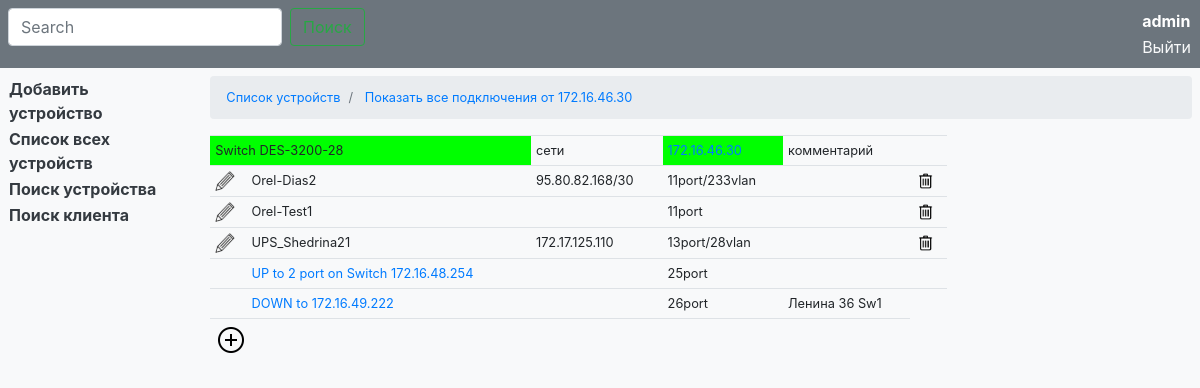
/connection/3/ (signed in), run on the app's committed database.
### models_device/models.py (models this page shows, shortened)
class Device(models.Model):
    model = models.ForeignKey(ModelDevices, null=True, on_delete=models.SET_NULL, help_text='модель устройства', verbose_name='Модель')
    ip = models.GenericIPAddressField(unique=True, help_text='IP нового устройства', verbose_name='IP устройства')
    incoming_port = models.CharField(max_length=10, help_text='приходящий порт', default=1, verbose_name='Приходящий порт')
    up_connect_ip = models.GenericIPAddressField(validators=[validate_up_connect_ip], help_text='IP устройства от которого подключено', verbose_name='IP вышестоящего')
    up_connect_port = models.CharField(max_length=10, help_text='порт подключения на вышестоящем устройстве', default=1, verbose_name='Порт вышестоящего')
    city = models.ForeignKey(Cities, on_delete=models.PROTECT, help_text='город подключения', verbose_name='Город')
    comment = models.TextField(blank=True, verbose_name='Комментарий', help_text='комментарий')
    update = models.DateTimeField(auto_now=True)
    class Meta:
        verbose_name = 'Установленное оборудование'
        verbose_name_plural = 'Установленное оборудование'

class ModelDevices(models.Model):
    type = models.CharField(max_length=30, verbose_name='Тип устройства')
    model = models.CharField(max_length=30, help_text='модель устройства', verbose_name='Модель')
    ports = models.PositiveSmallIntegerField(help_text='количество портов', verbose_name='Портов')
    template = models.CharField(max_length=50,help_text='имя файла с шаблоном', verbose_name='Шаблон')
    comment = models.TextField(blank=True, verbose_name='Комментарий', help_text='комментарий')
    class Meta:
        verbose_name = 'Тип и модель оборудования'
        verbose_name_plural = 'Типы и модели оборудования'
        ordering = ['model']

### connection_on_device/models.py (models this page shows, shortened)
class ConnectionOnDevice(models.Model):
    id_dev = models.ForeignKey(Device, on_delete=models.CASCADE,
        help_text='ID оборудования, к которому подключен клиент/устройство')
    port = models.CharField(max_length=10, help_text='Порт подключения')
    connected = models.CharField(max_length=40, help_text='Что подключено к порту')
    vlan = models.CharField(max_length=5, default='Null', help_text='vlan клиента, если есть')
    ip_client = models.TextField(blank=True, verbose_name='IP клиента', help_text='IP/сети выделенные клиенту через ";"')
    comment = models.TextField(blank=True, help_text='Комментарий')
    date = models.DateTimeField(auto_now_add=True, help_text='Дата добавления')
    update = models.DateTimeField(auto_now=True, help_text='Дата изменения')
    class Meta:
    	verbose_name = "Подключенное оборудование/клиенты"
    	verbose_name_plural = "Подключенное оборудование/клиенты"

### connection_on_device/views.py (the view)
# urls.py: path('<int:id_dev>/', views.on_device, name='connections_on_dev'),
def on_device(request, id_dev):
    connections, dev = on_device_get(request, id_dev)
    return render(request, "connection.html", {
        "connections":connections,
        "dev":dev,
        "color":COLORS[dev.model.type],
        })

### connection_on_device/templates/connection.html (shortened to what this page needs)
{% extends "base.html" %}
{% load static %}
{% block head %}
		<nav aria-label="breadcrumb">
		  <ol class="breadcrumb">
		  	<li class="breadcrumb-item"><a href="{% url 'device' %}">Список устройств</a></li>
		    <li class="breadcrumb-item">
		    	<a href="{% url 'all_connection' dev.pk %}" data-toggle="tooltip" data-placement="right" title="Показать все подключения от этого узла">
			    	Показать все подключения от {{ dev.ip }}
				</a>
			</li>
		  </ol>
		</nav>
{% endblock %}
{% block main %}
		<table class="table table-sm p-0 table-hover w-75">
			<tr>
				<td bgcolor="{{ color }}" colspan="2">
					{{ dev.model.type }}&nbsp;{{ dev.model.model }}
				</td>
				<td>
					сети&nbsp;
				</td>
				<td bgcolor="{{ color }}">
					<a href="{% url 'path_to_dev' dev.pk %}" data-toggle="tooltip" data-placement="right" title="Показать путь до данного узла">{{ dev.ip }}</a> {{ dev.comment }}
				</td>
				<td colspan="2">
					комментарий
				</td>
			</tr>
			{% for connection in connections %}
			<tr>
				<td>
					{% if perms.connection_on_device.change_connectionondevice %}
						{% if 'UP to' in connection.connected.0 or 'DOWN to' in connection.connected.0 %}
						{%else%}
							{% if 'UP to' in connection.connected %}
							{%else%}
		          			<a class="alert-link text-dark"
		          			href="{% url 'edit_connection' dev.pk connection.pk %}" data-toggle="tooltip" data-placement="left" title="Редактировать подключение">
								<img src="{% static "img/edit.png" %}" width="20" height="20">
							</a>
							{% endif %}
						{% endif %}
					{% endif %}
				</td>
				<td>
					{% if 'UP to' in connection.connected.0 or 'DOWN to' in connection.connected.0 %}
						<a href="{% url 'connections_on_dev' connection.connected.1.pk %}" data-toggle="tooltip" data-placement="top"
						title="Показать подключения на данном устройстве">{{ connection.connected.0 }}</a>
					{% else %}
						{{ connection.connected }}
					{% endif %}
				</td>
				<td>
					{{ connection.ip_client }}
				</td>
				<td>
					{% include 'port_block.html' %}
				</td>
				<td>
					{% include "comment_block.html" %}
				</td>
				<td>
					{% if perms.connection_on_device.delete_connectionondevice %}
						{% if 'UP to' in connection.connected.0 or 'DOWN to' in connection.connected.0 %}
							{%else%}
							<a href="" data-toggle="modal" data-target="#deleteModal{{ connection.pk }}" >
								<img src="{% static "img/delete.png" %}" width="20" height="20"title="Удалить подключение">
							</a>
						{% endif %}
					{% endif %}
				</td>
			</tr>
			{% endfor %}
			<tr>
				<td colspan="5">
					{% if perms.connection_on_device.add_connectionondevice %}
					<a class="alert-link text-dark" href="{% url 'add_connection' dev.pk %}" data-toggle="tooltip" data-placement="top" title="добавить подключение">
						<img src="{% static "img/add.png" %}" width="32" height="32">
					</a>
					{% endif %}
				</td>
			</tr>
		</table>
{% endblock %}

### templates/base.html (shortened to what this page needs)
{% load static %}
<!DOCTYPE html>
<html lang="en">
  <head>
    <link rel="stylesheet"  type="text/css" href="{% static "css/bootstrap.min.css" %}">
    <link rel="stylesheet"  type="text/css" href="{% static "css/intranet.css" %}">
  </head>
  <body class="bg-light">
    <header>
      <div class="container bg-secondary mw-100 p-2">
        <div class="row">
          <div class="col">
            <form class="form-inline mt-2 mt-md-0" action="{% url 'dev_list' %}">
              <input class="form-control mr-sm-2" type="text" placeholder="Search" aria-label="Search" name="search">
              <button class="btn btn-outline-success my-2 my-sm-0" type="submit">Поиск</button>
            </form>
          </div>
          <div class="col" align="right">
             {% if user.is_authenticated %}
              <table>
                <tr><td class="text-white"><b>{{ user }}</b></td></tr>
                <tr><td><a class="text-light" href="{% url 'logout' %}">Выйти</a></td></tr>
              </table>
             {% else %}
              <a class="text-light" href="{% url 'login' %}">Войти</a>
             {% endif %}
          </div>
        </div>
      </div>
    </header>
    <main role="main">
      <div class="container mw-100 p-2">
        <div class="row">
          <div class="col">
            <table>
              {% if perms.models_device.add_device %}
              <tr>
                <td>
                  {% if region %}
                      {% if city %}
                        <a class="alert-link text-dark" href="{% url 'device_add_city' region city %}">Добавить устройство</a>
                      {% else %}
                        <a class="alert-link text-dark" href="{% url 'device_add_reg' region %}">Добавить устройство</a>
                      {% endif %}
                  {% else %}
                      <a class="alert-link text-dark" href="{% url 'device_add' %}">Добавить устройство</a>
                  {% endif %}
                </td>
              </tr>
              {% endif %}
              <tr>
                <td>
                  <a class="alert-link text-dark" href="{% url 'device' %}">Список всех устройств</a>
                </td>
              </tr>
              <tr>
                <td>
                  <a class="alert-link text-dark" href="#">Поиск устройства</a>
                </td>
              </tr>
              <tr>
                <td>
                  <a class="alert-link text-dark" href="#">Поиск клиента</a>
                </td>
              </tr>
            </table>
          </div>
          <div class="col-10">
                <div class="row">
                  <div class="col">
                    <small>
                    {% block head %}
                    {% endblock %}
                    </small>
                  </div>
                </div>
                <div class="row">
                  <div class="col">
                    <small>
                    {% block main %}
                    {% endblock %}
                    </small>
                  </div>
                </div>
          </div>
        </div>
      </div>
    </main>
  </body>
</html>

### connection_on_device/templates/port_block.html
					{% if 'RWR' in dev.model.type %}
						{{ connection.port }} {{ connection.vlan }}
					{% else %}
						{{ connection.port }}port{{ connection.vlan }}
					{% endif %}

### connection_on_device/templates/comment_block.html
					{% if connection.comment|length > 35 %}
						<div id="block_comment">
							{{ connection.comment }}
						</div>
					{% else %}
						{{ connection.comment }}
					{% endif %}

### data on the page
Device: ip "172.16.46.30", model.type "Switch", model.model "DES-3200-28"
ConnectionOnDevice: connected "Orel-Dias2", ip_client "95.80.82.168/30", port "11", vlan "/233vlan"
ConnectionOnDevice: connected "Orel-Test1", port "11"
ConnectionOnDevice: connected "UPS_Shedrina21", ip_client "172.17.125.110", port "13", vlan "/28vlan"
ConnectionOnDevice: connected.0 "UP to 2 port on Switch 172.16.48.254", port "25"
ConnectionOnDevice: connected.0 "DOWN to 172.16.49.222", port "26", comment "Ленина 36 Sw1"

### other printed values
{{ user }} "admin"
